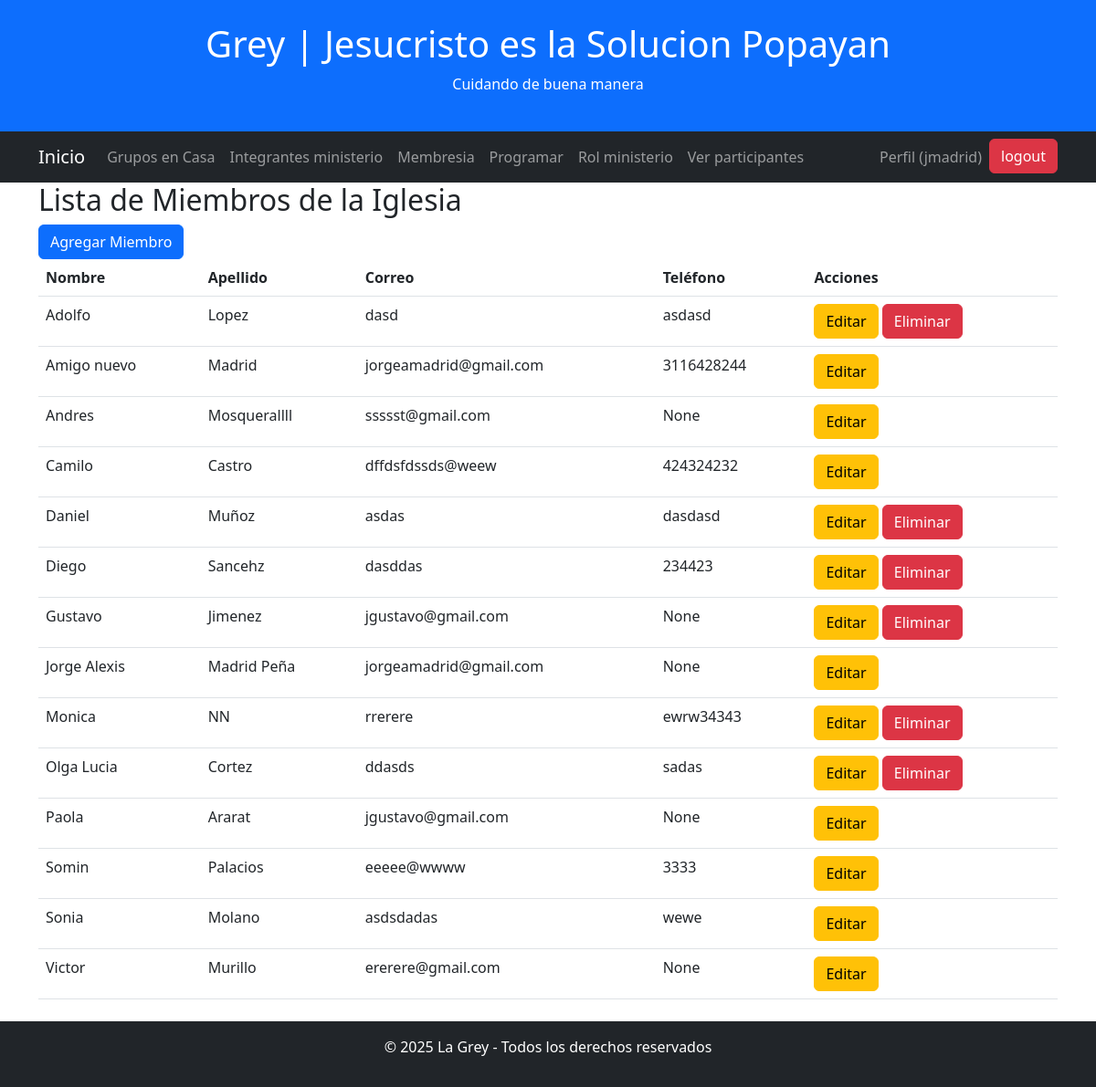
Page /miembros/ (signed in) on the committed database.
### base/models.py (models this page shows, shortened)
class Iglesia(models.Model):
    nombre = models.CharField(max_length=200)
    descripcion = models.TextField(null=True,
                                   blank=True)
    direccion = models.TextField(null=True, blank=True)
    telefono = models.CharField(max_length=50, null=True, blank=True)
    correo = models.CharField(max_length=100, null=True, blank=True)
    pastor = models.CharField(max_length=100, null=True, blank=True)
    activa = models.BooleanField(default=True)
    creado = models.DateTimeField(auto_now_add=True)
    def __str__(self):
        return self.nombre
    class Meta:
        ordering = ['nombre']

class Miembro(models.Model):
    iglesia = models.ForeignKey(Iglesia, on_delete=models.CASCADE)
    nombre = models.CharField(max_length=100)
    apellido = models.CharField(max_length=100)
    identificacion = models.CharField(max_length=100)
    celular = models.CharField(null=True, max_length=12)
    correo = models.CharField(null=True, max_length=100)
    telefono = models.CharField(max_length=15, blank=True, null=True)
    fecha_nacimiento = models.DateField(blank=True, null=True)
    activo = models.BooleanField(default=True)
    observacion = models.TextField(null=True,
                                       blank=True)
    observacion = models.TextField(null=True,
                                       blank=True)
    creado = models.DateTimeField(auto_now_add=True)
    class Meta:
        ordering = ['nombre']

### base/views.py (the view)
# urls.py: path('miembros/', MiembroListView.as_view(), name='miembro-list'),
class MiembroListView(LoginRequiredMixin, ListView):
    model = Miembro
    template_name = 'miembros/miembro_list.html'
    context_object_name = 'miembros'
    def get_context_data(self, **kwargs):
        context = super().get_context_data(**kwargs)
        usuario_iglesia = get_object_or_404(Usuario_iglesia, id_usuario=self.request.user)
        iglesia = usuario_iglesia.id_iglesia
        context['iglesia'] = iglesia
        context['usuario_iglesia'] = usuario_iglesia
        miembros=Miembro.objects.filter(iglesia=usuario_iglesia.id_iglesia)
        context['miembros'] = miembros
        miembros_con_ministerio = set( Miembro_ministerio.objects.values_list('id_miembro', flat=True) )
        context['miembros_con_ministerio'] = miembros_con_ministerio
        return context

### base/templates/miembros/miembro_list.html
{% extends 'principal.html' %}
{% block content %}
<h2>Lista de Miembros de la Iglesia</h2>
<a href="{% url 'miembro-create' %}" class="btn btn-primary">Agregar Miembro</a>
<table class="table">
    <thead>
        <tr>
            <th>Nombre</th>
            <th>Apellido</th>
            <th>Correo</th>
            <th>Teléfono</th>
            <th>Acciones</th>
        </tr>
    </thead>
    <tbody>
        {% for miembro in miembros %}
        <tr>
            <td>{{ miembro.nombre }}</td>
            <td>{{ miembro.apellido }}</td>
            <td>{{ miembro.correo }}</td>
            <td>{{ miembro.telefono }}</td>
            <td>
                <a href="{% url 'miembro-update' miembro.pk %}" class="btn btn-warning">Editar</a>
             {% if miembro.id not in miembros_con_ministerio %}
                    <a href="{% url 'miembro-delete' miembro.pk %}"  class="btn btn-danger" onclick="return confirm('¿Estás seguro de eliminar esta persona?')">
                        Eliminar
                    </a>
                {% endif %}
            </td>
        </tr>
        {% empty %}
        <tr>
            <td colspan="5">No hay miembros registrados en esta iglesia.</td>
        </tr>
        {% endfor %}
    </tbody>
</table>
{% endblock content %}

### base/templates/principal.html (shortened to what this page needs)
<!DOCTYPE html>
<html lang="es">
<head>
 <link rel="stylesheet" href="https://cdn.jsdelivr.net/npm/flatpickr/dist/flatpickr.min.css">
    <link href="https://cdn.jsdelivr.net/npm/select2@4.0.13/dist/css/select2.min.css" rel="stylesheet" />
    <link rel="stylesheet" href="https://cdn.jsdelivr.net/npm/bootstrap@5.3.0/dist/css/bootstrap.min.css">
<link rel="stylesheet" href="https://unpkg.com/leaflet@1.9.4/dist/leaflet.css" />
</head>
<body>
    <header class="bg-primary text-white text-center py-4">
        <h1>Grey | {{iglesia}}</h1>
        <p>Cuidando de buena manera</p>
    </header>
    <nav class="navbar navbar-expand-lg navbar-dark bg-dark">
        <div class="container">
            <a class="navbar-brand" href="{% url 'menu_principal' %}">Inicio</a>
            <div class="collapse navbar-collapse" id="navbarNav">
                <ul class="navbar-nav me-auto">
                    {% if usuario_iglesia.superusuario %}
                    <li class="nav-item" ><a  class="nav-link" href="{% url 'grupo-casa-list' %}">Grupos en Casa</a> </li>
                    <li class="nav-item" ><a class="nav-link" href="{% url 'ministerio-list' %}">Ministerio </a> </li>
                    <li class="nav-item" ><a  class="nav-link" href="{% url 'miembro-list' %}">Membresia </a> </li>
                     <li class="nav-item" ><a  class="nav-link" href="{% url 'servicios' %}">Servicios </a> </li>
                    <li class="nav-item" ><a class="nav-link"  href="{% url 'servicios' %}">Ver proramados </a> </li>
                   <li class="nav-item" >----------- </li>
                   <li class="nav-item" ><a  class="nav-link" href="{% url 'miembro-ministerio-list' %}">Integrantes ministerio</a> </li>
                     <li class="nav-item" ><a  class="nav-link" href="{% url 'servicios' %}">Programar</a> </li>
                     <li class="nav-item" ><a class="nav-link"  href="{% url 'rol_ministerio_list' %}">Rol ministerio</a> </li>
                    <li class="nav-item" > <a class="nav-link"  href="{% url 'participantes_por_servicio' %}" class="btn btn-info">  Ver Participantes</a></li>
                    {% else %}
                    <li class="nav-item" ><a  class="nav-link" href="{% url 'grupo-casa-list' %}">Grupos en Casa</a> </li>
                    <li class="nav-item" ><a  class="nav-link" href="{% url 'miembro-ministerio-list' %}">Integrantes ministerio</a> </li>
                    <li class="nav-item" ><a  class="nav-link" href="{% url 'miembro-list' %}">Membresia</a> </li>
                     <li class="nav-item" ><a  class="nav-link" href="{% url 'servicios' %}">Programar </a> </li>
                     <li class="nav-item" ><a class="nav-link"  href="{% url 'rol_ministerio_list' %}">Rol ministerio</a> </li>
                    <li class="nav-item" > <a class="nav-link"  href="{% url 'participantes_por_servicio' %}" class="btn btn-info">  Ver participantes</a></li>
                    {% endif %}
                </ul>
                <ul class="navbar-nav">
                        <li class="nav-item">
                            <a class="nav-link" href="">Perfil ({{ user.username }})</a>
                        </li>
                    {% if request.user.is_authenticated %}
                            <form method="post" action="{% url 'logout' %}">
                                <button  class="btn btn-danger" type="submit">logout</button>
                            </form>
                        {% else %}
                             <a href="{% url 'login' %}">Ingresar </a>
                        {% endif %}
                </ul>
            </div>
        </div>
    </nav>
    <div class="container">
        {% block content %}
        {% endblock content %}
    </div>
    <footer class="bg-dark text-white text-center py-3 mt-4">
        <p>&copy; 2025 La Grey - Todos los derechos reservados</p>
    </footer>
</body>
</html>

### rows in the picture
Iglesia: nombre "Jesucristo es la Solucion Popayan"
Miembro: nombre "Adolfo", apellido "Lopez", correo "dasd", telefono "asdasd", shows "Eliminar"
Miembro: nombre "Amigo nuevo", apellido "Madrid", correo "jorgeamadrid@gmail.com", telefono "3116428244"
Miembro: nombre "Andres", apellido "Mosquerallll", correo "ssssst@gmail.com", telefono "None"
Miembro: nombre "Camilo", apellido "Castro", correo "dffdsfdssds@weew", telefono "424324232"
Miembro: nombre "Daniel", apellido "Muñoz", correo "asdas", telefono "dasdasd", shows "Eliminar"
Miembro: nombre "Diego", apellido "Sancehz", correo "dasddas", telefono "234423", shows "Eliminar"
Miembro: nombre "Gustavo", apellido "Jimenez", correo "jgustavo@gmail.com", telefono "None", shows "Eliminar"
Miembro: nombre "Jorge Alexis", apellido "Madrid Peña", correo "jorgeamadrid@gmail.com", telefono "None"
Miembro: nombre "Monica", apellido "NN", correo "rrerere", telefono "ewrw34343", shows "Eliminar"
Miembro: nombre "Olga Lucia", apellido "Cortez", correo "ddasds", telefono "sadas", shows "Eliminar"
Miembro: nombre "Paola", apellido "Ararat", correo "jgustavo@gmail.com", telefono "None"
Miembro: nombre "Somin", apellido "Palacios", correo "eeeee@wwww", telefono "3333"
Miembro: nombre "Sonia", apellido "Molano", correo "asdsdadas", telefono "wewe"
Miembro: nombre "Victor", apellido "Murillo", correo "ererere@gmail.com", telefono "None"

### other values in the picture
{{ user.username }} "jmadrid"
